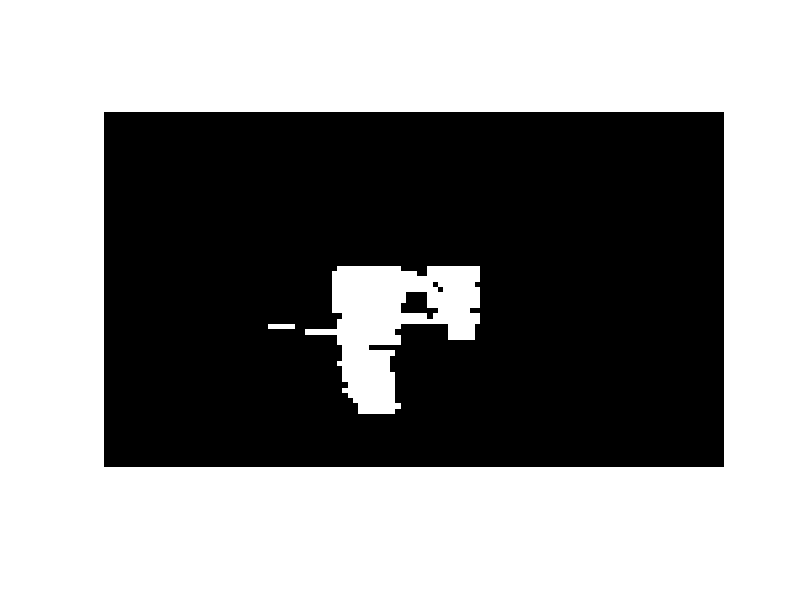
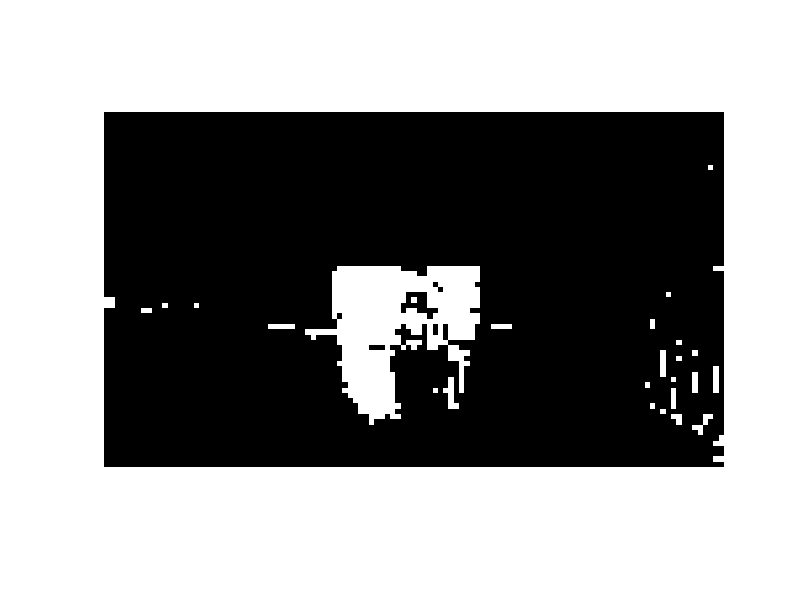

Write MATLAB code to recreate these figures, in order. (Note: this script raises an error after producing the figures.)
% connected component labeling
load('MaskImage.mat');
close all
im = workingImage;
%bring mask back down may take this out later after all testing is done
im = im/255;
tester = [0 0 0 0 0 0 0 0; ...
          0 0 0 1 0 0 0 0; ...
          0 0 0 1 0 1 1 1; ...
          0 1 1 1 0 0 0 1; ...
          0 1 0 0 0 1 1 1; ...
          0 0 0 0 0 0 0 0];
se = strel('line',4,0);
imclosed = imclose(~im,se);
figure(1)
imshow(~imclosed*255);
figure(2)
imshow(im*255);

% iterate row first then column
labelcounter = 1;
labeled = zeros(4,1); % bool for if label has been applied

%maybe can implement a map size guess based on previouse frames ?
map = cell(10,1);
mapcount = 1;

% tester = padarray(tester,[1,1],'both');
tester = imclosed;
cm = zeros(size(tester));% component map
for y = 2: size(tester,2)-1
    for x = 2: size(tester,1)-1
        needMap = 0;
%         cm(x,y) = 1;
        labeled = zeros(4,1);
        if(tester(x,y) == 1)
        
            if(cm(x-1,y-1) >0)
                cm(x,y) = cm(x-1,y+1);
                labeled(1) = cm(x-1,y+1);
                needMap = needMap+1;
            end

            if(cm(x,y-1) >0)
                cm(x,y) = cm(x,y-1);
                labeled(2) = cm(x,y-1);
                needMap = needMap+1;
            end
            if(cm(x+1,y-1) >0)
                cm(x,y) = cm(x+1,y-1);
                labeled(3) = cm(x+1,y-1);
                needMap = needMap+1;
            end
            if(cm(x-1,y) >0)
                cm(x,y) = cm(x-1,y);
                labeled(4) = cm(x-1,y);
                needMap = needMap+1;
            end
            
            if(labeled == zeros(4,1))
                cm(x,y) = labelcounter;
                labelcounter = labelcounter+1;
            end
            
            if(needMap > 1)
                temp = labeled(labeled~=0);
                if( length(temp) == 1)
                   disp('1'); 
                end
                map{mapcount} = labeled(labeled~=0);
                mapcount = mapcount +1;
            end

        end
            
           
    end
end
map = map(~cellfun('isempty',map));
for x = 1: length(map)
   
   cm(cm == map{x}(2)) = map{x}(1);
end



